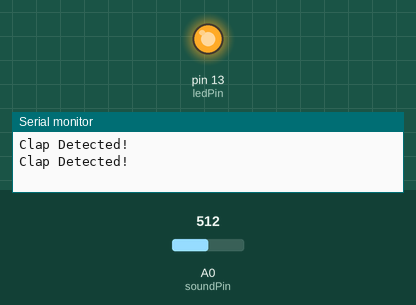
Bench run of a sketch on a simulated Arduino Uno, built with avr-gcc and run on an emulated ATmega328P. Parts: output pins drawn as LEDs (lit = HIGH), the last lines printed to the serial monitor. Inputs (shaded band) come from the test bench; at power-on: A0 (soundPin) = 512.

Above: at 1.8 s.
1.9 s: A0 (soundPin) set to 107
6.0 s: A0 (soundPin) set to 90
At 6.6 s:
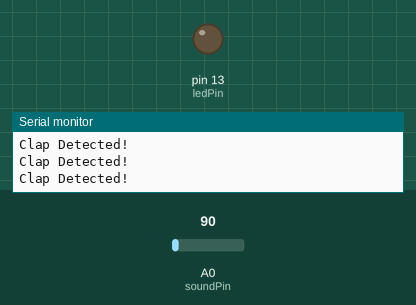
7.5 s: A0 (soundPin) set to 110
At 8.3 s:
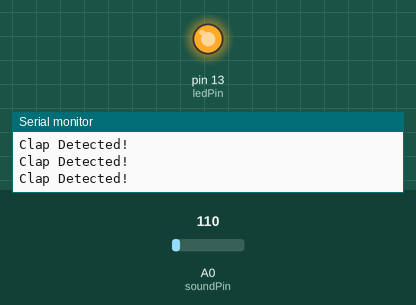
11.6 s: A0 (soundPin) set to 0
At 12.8 s:
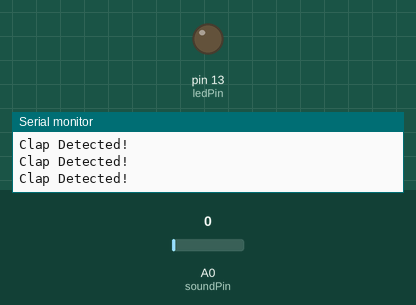
Timing chart, 0 to 14.6 s (numbered marks = the images above; inputs shaded):
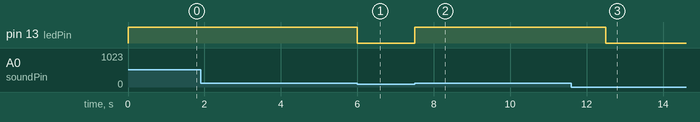

Measured:
- the behaviour switches between 100 and 99 on A0 (soundPin) (found by bisection; images 0 and 1)
- after the input at 6.0 s, pin 13 (ledPin): HIGH → LOW at once
- after the input at 7.5 s, pin 13 (ledPin): LOW → HIGH at once
- after the input at 11.6 s, pin 13 (ledPin): HIGH → LOW after 0.90 s

The sketch:

Task_1.1.5.ino
```cpp
const int soundPin = A0;
const int ledPin = 13;
const int threshold = 100;

void setup() {
  pinMode(soundPin, INPUT);
  pinMode(ledPin, OUTPUT);
  Serial.begin(9600);
}

void loop() {
  int sensorValue = analogRead(soundPin);

  if (sensorValue >= threshold) {
    Serial.println("Clap Detected!");
    digitalWrite(ledPin, HIGH);
    delay(1000);
    digitalWrite(ledPin, LOW);
  }
}
```
